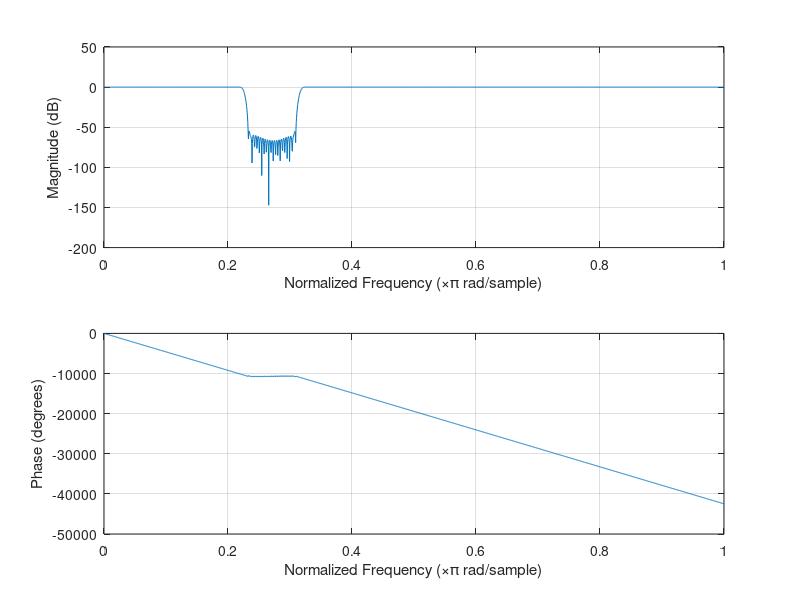

MATLAB code for this plot: (Note: this script raises an error after producing the figure.)
fcstart = 2500;
fcend = 3500;
Fs = 22050;

wcstart=fcstart/(Fs/2); 
wcend = fcend/(Fs/2);
% fc: The cut-off frequency of the fi lter 
% Fs: Sampling frequency of the audio signal 
window = hamming(513);
% Truncation window function, using Hamming window.  
% Other truncation window types may also be applicable. Please use  
% Matlab help to find more applicable truncation windows.  
filter_coeff=fir1(513-1,[wcstart, wcend], 'stop', window);  
% filter_coeff: Coefficients of the FIR filter 
figure(3);
freqz(filter_coeff,1); 
%The frequency response of the filter
%plot(response);

love_mono = audioread('love_mono22.wav');
love_mono_filtered=filter(filter_coeff,1,love_mono);  %love_mono_filtered: The filtered signal 

figure(6);
subplot(2,1,1);
[psd_mono, F1]=psd(love_mono, 512, Fs, [], 480);
plot(F1/1000, 10*log10(psd_mono)); %Plots the power spectrum
%scaling F by 1000 will represent frequency in kHz
title('Original Mono - Stop');
xlabel('Frequency (kHz)');
ylabel('Power Spectral Density (in dB)');

subplot(2,1,2);
[psd_filtered_mono, F2]=psd(love_mono_filtered, 512, Fs, [], 480);
plot(F2/1000, 10*log10(psd_filtered_mono)); %Plots the power spectrum
%scaling F by 1000 will represent frequency in kHz
title('Filtered Mono - Stop');
xlabel('Frequency (kHz)');
ylabel('Power Spectral Density (in dB)');

audiowrite('love_mono22_filtered_stop.wav', love_mono_filtered, 44100);
